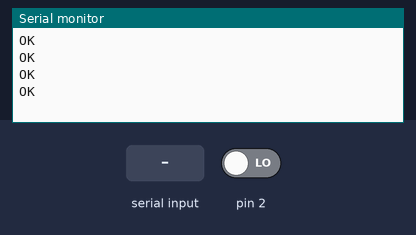
This sketch was run on a simulated Arduino Uno, built with avr-gcc and run on an emulated ATmega328P. Shown: the last lines printed to the serial monitor. Inputs (shaded band) come from the test bench; at power-on: pin 2 LOW. The modem accepts every AT command (registered, SIM ready, sends succeed) and sends nothing else.

Above: at 2.7 s.
2.8 s: "1\n" received over the second serial link
At 4.9 s:
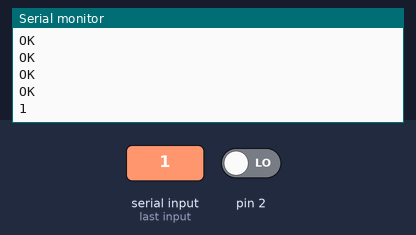
5.2 s: "0\n" received over the second serial link
At 6.9 s:
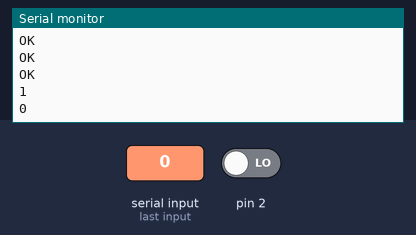

The sketch:

btSlave.ino
```cpp
#include <SoftwareSerial.h>

SoftwareSerial BT(6,10); // RX, TX

#define INTER_START "INTR"
#define REAC_START  "REAC"
#define MISS_MODE   "MISS"
#define TIMEOUT_SLOW 10
#define TIMEOUT_MED 5
#define TIMEOUT_FAST 2.5

const int buttonPin = 9;
int buttonState;
int temp = 0;
boolean miss_mode = false;
int ovfl = 0;
int timer = 0;
boolean had_vibration = false;
String tempStr = "";
void setup() {
  String c;
  pinMode(buttonPin, INPUT);
  buttonState = 0;
  Serial.begin(115200);
  BT.begin(115200);
  delay(100);
  BT.write("AT+DEFAULT\r\n");
  delay(100);
  BT.write("AT+BAUD4\r\n");
  delay(100);
  Serial.end();
  BT.end();
  Serial.begin(9600);
  BT.begin(9600);
  delay(1000);
  BT.write("AT+DEFAULT\r\n");
  delay(100);
  BT.write("AT+STARTEN0\r\n");
  delay(100);
  TCCR1A = 0;
  TCCR1B = 0;
  TCCR1B |= 0b00000001;
  TIMSK1 &= 0b00000000;
  TCNT1 = 0;
  //pcint1
  PCICR |= 0b00000111;    // turn on all ports
  PCMSK2 |= 0b00000100;
  sei();


}

ISR(TIMER1_OVF_vect){
  ovfl++;
}

ISR(PCINT0_vect){
  buttonState = 1;
}


void loop() {
  String c;
  if(buttonState==1){
      Serial.print("Button pressed\n");
  }
  if (Serial.available()) {
    //c = Serial.readString();
    //BT.print(c);
  }
  if (BT.available()) {
    c = BT.readString();
    c = c + "\n";
    Serial.print(c);
    BT.print(c);
    delay(100);
    temp = c.indexOf(REAC_START);
    if (temp == 0){
      miss_mode = false;
      //buzzer on
      //led on
      //start/reset timer
      TIMSK1 |= 0b00000001;
      TCNT1   = 0;
      ovfl    = 0;
      while(true){
        Serial.print("r\n");
        delay(10);
        timer = (TCNT1 + ovfl*65536)/16000; //time in ms
        buttonState = digitalRead(buttonPin);
        if (timer > TIMEOUT_SLOW*1000){
          //BT.print(TIMEOUT_SLOW,"\n");
          TIMSK1 &= 0b00000000;
          timer+="\n";
          BT.print(timer);
          Serial.print(timer);
          break;
        }
        if(buttonState=1){
          timer+="\n";
          BT.print(timer);
          TIMSK1 &= 0b00000000;
          break;
        }
      }
      //turn on led and buzzer
      //start timer
      //wait until either device vibration or timeout
      //return time message to master
    }
    temp = c.indexOf(INTER_START);
    if (temp == 0){
      miss_mode = false;
      //turn on led and buzzer
      //delay by the amount received
      //end
    }
    temp = c.indexOf(MISS_MODE);
    if (temp == 0){
      miss_mode = true;
    }
  }
}
```

Measured:
- after the input at 2.8 s, the serial monitor: prints a new line after 1.0 s (image 1)
- after the input at 5.2 s, the serial monitor: prints a new line after 1.0 s (image 2)
